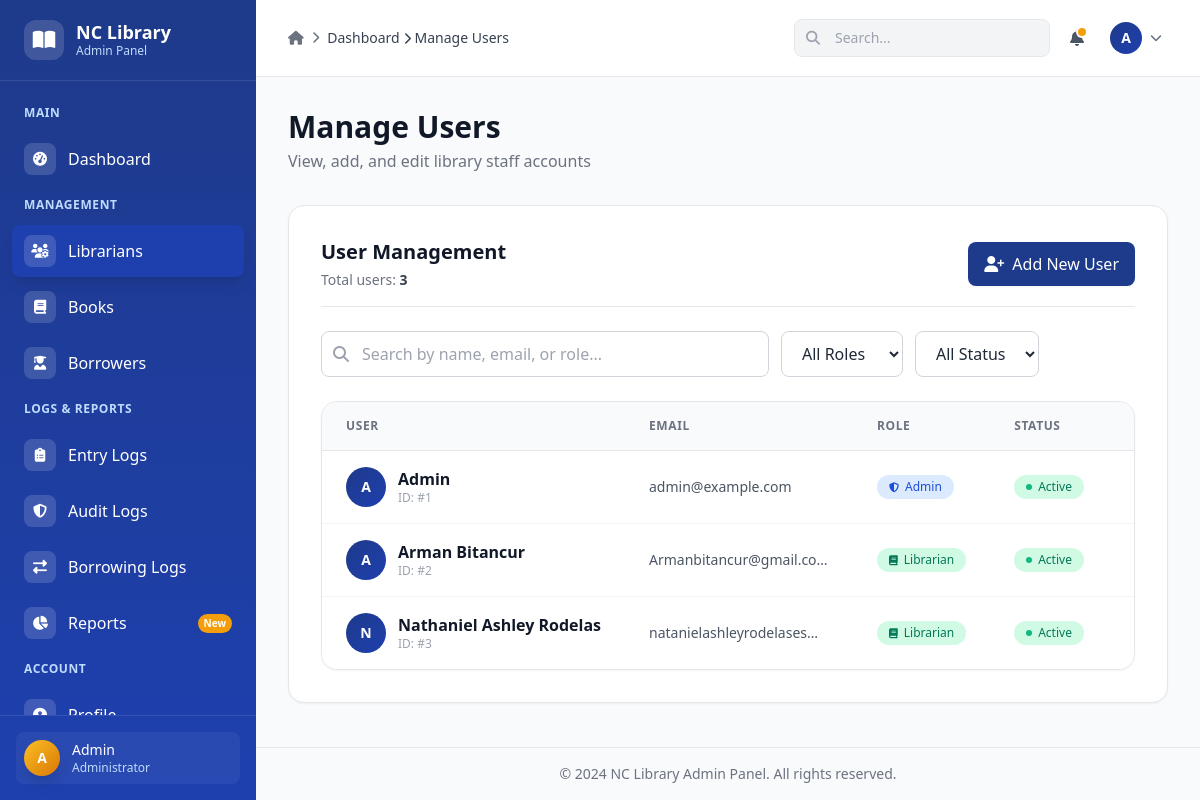
Page /admin/manage_librarians (signed in) on the committed database.
### app/models/user.py (models this page shows, shortened)
class User(db.Model, UserMixin):
    id = db.Column(db.Integer, primary_key=True)
    username = db.Column(db.String(80), unique=True, nullable=False)
    email = db.Column(db.String(120), unique=True, nullable=False)
    password_hash = db.Column(db.String(128), nullable=False)
    role = db.Column(db.String(50), nullable=False)
    is_active = db.Column(
        db.Boolean,
        nullable=False,
        server_default=expression.true()
    )

### app/routes/admin/librarians.py (the view)
@admin_bp.route("/manage_librarians")
@login_required
@role_required("Admin")
def manage_librarians():
    librarians = User.query.order_by(User.username.asc()).all()
    users_data = [
        {
            "id": u.id,
            "username": u.username,
            "email": u.email,
            "role": u.role,
            "is_active": u.is_active
        }
        for u in librarians
    ]
    return render_template("admin/librarians.html", users=users_data)

### app/templates/admin/librarians.html (shortened to what this page needs)
{% extends "admin/admin_base.html" %}
{% block header %}Manage Users{% endblock %}
{% block subtitle %}View, add, and edit library staff accounts{% endblock %}
{% block breadcrumb %}
  <a href="{{ url_for('admin.dashboard') }}">Dashboard</a>
  <i class="fas fa-chevron-right text-xs"></i>
  <span>Manage Users</span>
{% endblock %}
{% block content %}
<div class="space-y-6">
  <div class="flex flex-col sm:flex-row sm:items-center justify-between gap-4 pb-4 border-b border-gray-200">
    <div>
      <h2 class="text-xl font-bold text-gray-900">User Management</h2>
      <p class="text-sm text-gray-500 mt-1">Total users: <span class="font-semibold text-gray-700">{{ users|length }}</span></p>
    </div>
    <button type="button" onclick="openAddUserModal()"
            class="inline-flex items-center gap-2 px-4 py-2.5 bg-[#1E3A8A] hover:bg-[#1E40AF] text-white font-medium rounded-lg transition-colors shadow-sm hover:shadow focus:outline-none focus:ring-2 focus:ring-[#1E3A8A] focus:ring-offset-2">
      <i class="fas fa-user-plus"></i>
      <span>Add New User</span>
    </button>
  </div>
  <div class="flex flex-col sm:flex-row gap-3">
    <div class="relative flex-1 max-w-md">
      <i class="fas fa-search absolute left-3 top-1/2 -translate-y-1/2 text-gray-400"></i>
      <input type="text" id="searchInput" placeholder="Search by name, email, or role..."
             class="w-full pl-10 pr-10 py-2.5 border border-gray-300 rounded-lg focus:outline-none focus:ring-2 focus:ring-[#1E3A8A] focus:border-transparent transition-all"
             aria-label="Search users">
    </div>
    <select id="roleFilter" class="px-4 py-2.5 border border-gray-300 rounded-lg focus:outline-none focus:ring-2 focus:ring-[#1E3A8A] focus:border-transparent bg-white" aria-label="Filter by role">
      <option value="">All Roles</option>
    </select>
    <select id="statusFilter" class="px-4 py-2.5 border border-gray-300 rounded-lg focus:outline-none focus:ring-2 focus:ring-[#1E3A8A] focus:border-transparent bg-white" aria-label="Filter by status">
      <option value="">All Status</option>
    </select>
  </div>
  <div class="bg-white rounded-2xl shadow-sm border border-gray-200 overflow-hidden">
    <div class="overflow-x-auto">
      <table class="min-w-full divide-y divide-gray-200" role="table" aria-label="Users list">
        <thead class="bg-gray-50">
          <tr>
            <th scope="col" class="px-6 py-4 text-left text-xs font-semibold text-gray-500 uppercase tracking-wider">User</th>
            <th scope="col" class="px-6 py-4 text-left text-xs font-semibold text-gray-500 uppercase tracking-wider">Email</th>
            <th scope="col" class="px-6 py-4 text-left text-xs font-semibold text-gray-500 uppercase tracking-wider">Role</th>
            <th scope="col" class="px-6 py-4 text-left text-xs font-semibold text-gray-500 uppercase tracking-wider">Status</th>
            <th scope="col" class="px-6 py-4 text-right text-xs font-semibold text-gray-500 uppercase tracking-wider">Actions</th>
          </tr>
        </thead>
        <tbody class="divide-y divide-gray-100 bg-white" id="usersTableBody">
          {% for user in users %}
          <tr class="hover:bg-gray-50 transition-colors group" data-username="{{ user.username|lower }}" data-email="{{ user.email|lower }}" data-role="{{ user.role|lower }}" data-status="{{ 'active' if user.is_active else 'inactive' }}">
            <td class="px-6 py-4 whitespace-nowrap">
              <div class="flex items-center gap-3">
                <div class="w-10 h-10 rounded-full bg-gradient-to-br from-[#1E3A8A] to-[#1E40AF] flex items-center justify-center text-white font-semibold text-sm flex-shrink-0">
                  {{ user.username[0]|upper }}
                </div>
                <div class="min-w-0">
                  <p class="font-semibold text-gray-900 truncate">{{ user.username }}</p>
                  <p class="text-xs text-gray-400">ID: #{{ user.id }}</p>
                </div>
              </div>
            </td>
            <td class="px-6 py-4 whitespace-nowrap">
              <a href="mailto:{{ user.email }}" class="text-sm text-gray-600 hover:text-[#1E3A8A] transition-colors truncate block max-w-[180px]">
                {{ user.email }}
              </a>
            </td>
            <td class="px-6 py-4 whitespace-nowrap">
              <span class="inline-flex items-center gap-1.5 px-3 py-1 rounded-full text-xs font-medium
                {% if user.role == 'Admin' %}bg-blue-100 text-blue-700
                {% elif user.role == 'Librarian' %}bg-emerald-100 text-emerald-700
                {% else %}bg-amber-100 text-amber-700{% endif %}">
                {% if user.role == 'Admin' %}<i class="fas fa-shield-alt text-[10px]"></i>
                {% elif user.role == 'Librarian' %}<i class="fas fa-book text-[10px]"></i>
                {% else %}<i class="fas fa-user text-[10px]"></i>{% endif %}
                {{ user.role }}
              </span>
            </td>
            <td class="px-6 py-4 whitespace-nowrap">
              {% if user.is_active %}
              <span class="inline-flex items-center gap-1.5 px-3 py-1 rounded-full text-xs font-medium bg-emerald-100 text-emerald-700">
                <span class="w-1.5 h-1.5 rounded-full bg-emerald-500"></span>
                Active
              </span>
              {% else %}
              <span class="inline-flex items-center gap-1.5 px-3 py-1 rounded-full text-xs font-medium bg-gray-100 text-gray-600">
                <span class="w-1.5 h-1.5 rounded-full bg-gray-400"></span>
                Inactive
              </span>
              {% endif %}
            </td>
            <td class="px-6 py-4 whitespace-nowrap text-right">
              <div class="flex items-center justify-end gap-1">
                <button onclick='openEditUserModal({{ user|tojson }})'
                        class="p-2 rounded-lg hover:bg-gray-100 text-gray-400 hover:text-[#1E3A8A] transition-colors"
                        aria-label="Edit {{ user.username }}">
                </button>
              </div>
            </td>
          </tr>
          {% endfor %}
        </tbody>
      </table>
    </div>
  </div>
</div>
{% endblock %}

### rows in the picture
User: username "A", username "Admin", id "1", email "admin@example.com", role "Admin"
User: username "A", username "Arman Bitancur", id "2", email "Armanbitancur@gmail.com", role "Librarian"
User: username "N", username "Nathaniel Ashley Rodelas", id "3", email "natanielashleyrodelases…", role "Librarian"

### other values in the picture
{{ session.username[0]|upper }} "A"
{{ session.username }} "Admin"
{{ users|length }} "3"
{{ 2026 if now else 2024 }} "2024"
